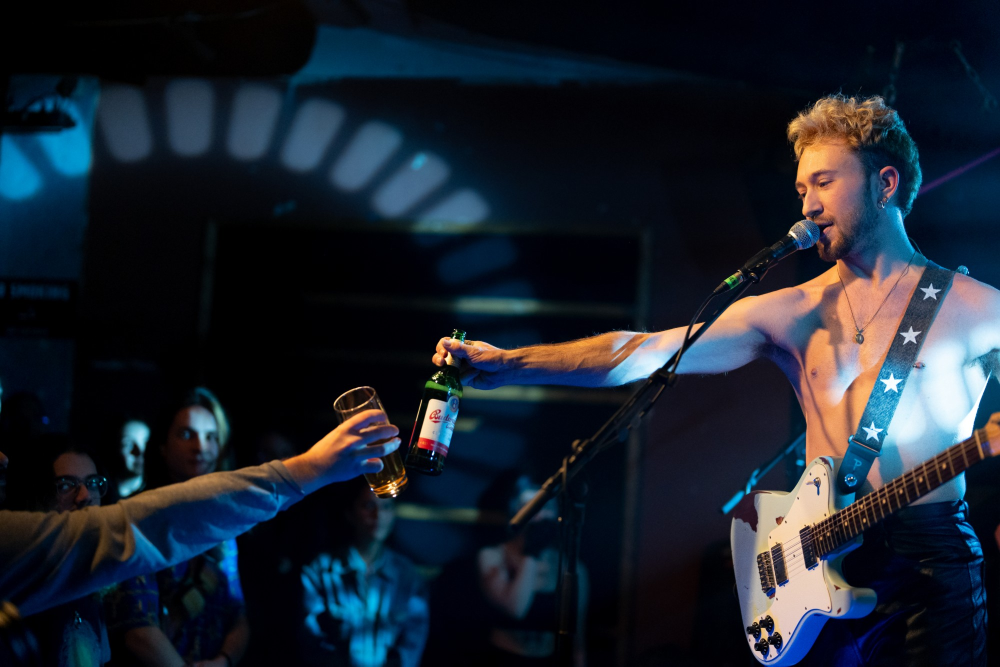
#> input picture tools/marni-came/sources/cheers-badehaus.jpg, 2000 x 1333 px, given in place of 417412541_926263995968841_17596110508459146_n.jpg, which was not available (shown at 1/2 size)
$ python print.py sources/cheers-badehaus.jpg
#> lines starting #> are read from the running program, lines starting #| are printed output that depends on the picture; after the words box and inside, x2 and y2 are one past the last pixel; in counts of white or black regions, pixels touching at a corner belong together; pictures that were not available may be replaced by others from this repository, and a replacement may not be noted
### tools/marni-came/treat.py
"""Marni Came's image treatments (board docs/prototypes/marni-came-mockups.html; spec
docs/superpowers/specs/2026-10-20-marni-came-case-study-design.md §4.3). Pillow only.

The brand grade, grain, the round lens, the burn (cut from real film-burn footage: burnfx.py, Liam 10-22) and doubled
(one moment only). `python3 tools/marni-came/treat.py <out_dir>` writes
every still the case study and the band site use.

Sources: MC_ARCHIVE (default ~/Documents/Marni Came), MC_VIDEO (the After Heartbreaks music video), and two stills
plus one Drive photo kept in tools/marni-came/sources/.
"""
import os, random, subprocess, sys, tempfile, itertools
from PIL import Image, ImageOps, ImageChops, ImageFilter, ImageDraw, ImageEnhance

Image.MAX_IMAGE_PIXELS = None
HERE = os.path.dirname(os.path.abspath(__file__))
ARCHIVE = os.path.expanduser(os.environ.get("MC_ARCHIVE", "~/Documents/Marni Came"))
VIDEO = os.path.expanduser(os.environ.get("MC_VIDEO", "~/Downloads/Marni Came - After Heartbreaks (Official music video).mp4"))
LIDO = os.path.expanduser(os.environ.get("MC_LIDO", "~/Documents/Marni Came/Premiere Pro projects/Drop dead live at lido FULL/DROP DEAD live at LIDO - full.mp4"))
G = os.path.join(ARCHIVE, "Gallery")
SRC = os.path.join(HERE, "sources")
BLACK, BONE = (10, 9, 8), (238, 234, 226)
TMP = tempfile.mkdtemp(prefix="mc-")


def frame(t, src=VIDEO, width=None):
    """One frame of a video at t seconds, as a PNG path (cached per call)."""
    out = os.path.join(TMP, f"{abs(hash((src, t, width)))}.png")
    if not os.path.exists(out):
        vf = ["-vf", f"scale={width}:-1"] if width else []
        subprocess.run(["ffmpeg", "-v", "error", "-y", "-ss", str(t), "-i", src, "-map", "0:v:0", "-frames:v", "1", *vf, out], check=True)
    return out


def load(p, size=None, centering=(0.5, 0.4)):
#> called with size = (3579, 5031), centering = (0.5, 0.4)
    im = ImageOps.exif_transpose(Image.open(p)).convert("RGB")
#> im is the input picture: PIL image 2000x1333 RGB; mean R, G, B 27.1, 34.5, 45.1
    return ImageOps.fit(im, size, Image.LANCZOS, centering=centering) if size else im
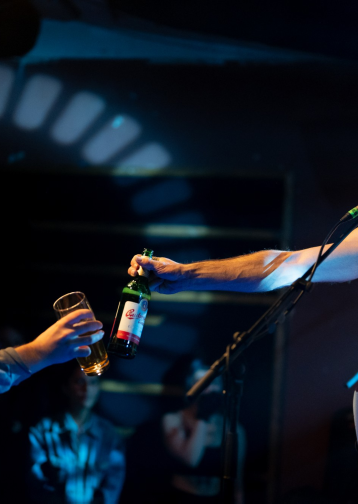
#> returned value: PIL image 3579x5031 RGB (shown at 1/10 size); mean R, G, B 15.4, 24.4, 35.5


def grade(im, lo=18, hi=225, gamma=1.15, contrast=1.25):
#> called with lo = 22, hi = 215, gamma = 1.15, contrast = 1.25
    g = ImageOps.autocontrast(ImageOps.grayscale(im), cutoff=0.6)
    lut = [0 if v < lo else 255 if v > hi else int(255 * ((v - lo) / (hi - lo)) ** gamma) for v in range(256)]
    g = ImageEnhance.Contrast(g.point(lut)).enhance(contrast)
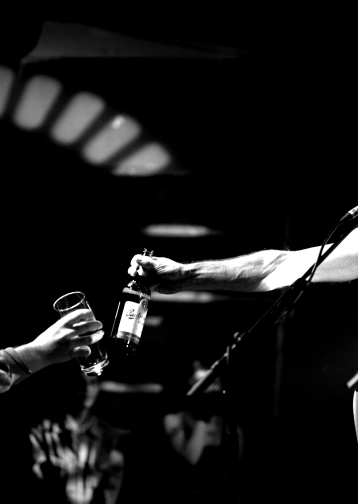
#> g: PIL image 3579x5031 L (shown at 1/10 size); min 0, max 255, mean 20.6
    return ImageOps.colorize(g, BLACK, BONE, mid=(116, 113, 108))
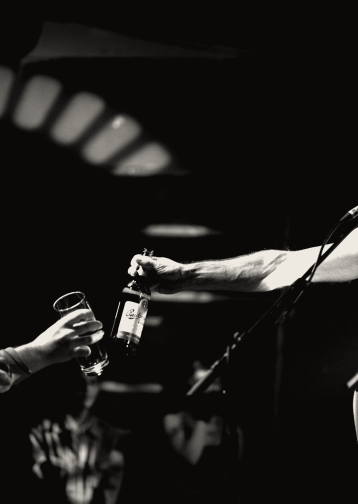
#> returned value: PIL image 3579x5031 RGB (shown at 1/10 size); mean R, G, B 27.6, 26.3, 24.7


# [4 lines left out: function grain, not called in this run]


def lens(im, inner=0.30, outer=0.62):
#> called with inner = 0.3, outer = 0.7
    w, h = im.size; m = Image.new("L", im.size, 0); r = min(w, h) * outer
#> after `w, h = im.size`: w = 3579; h = 5031
#> after `r = min(w, h) * outer`: r = 2505.3
    ImageDraw.Draw(m).ellipse((w / 2 - r, h / 2 - r, w / 2 + r, h / 2 + r), fill=255)
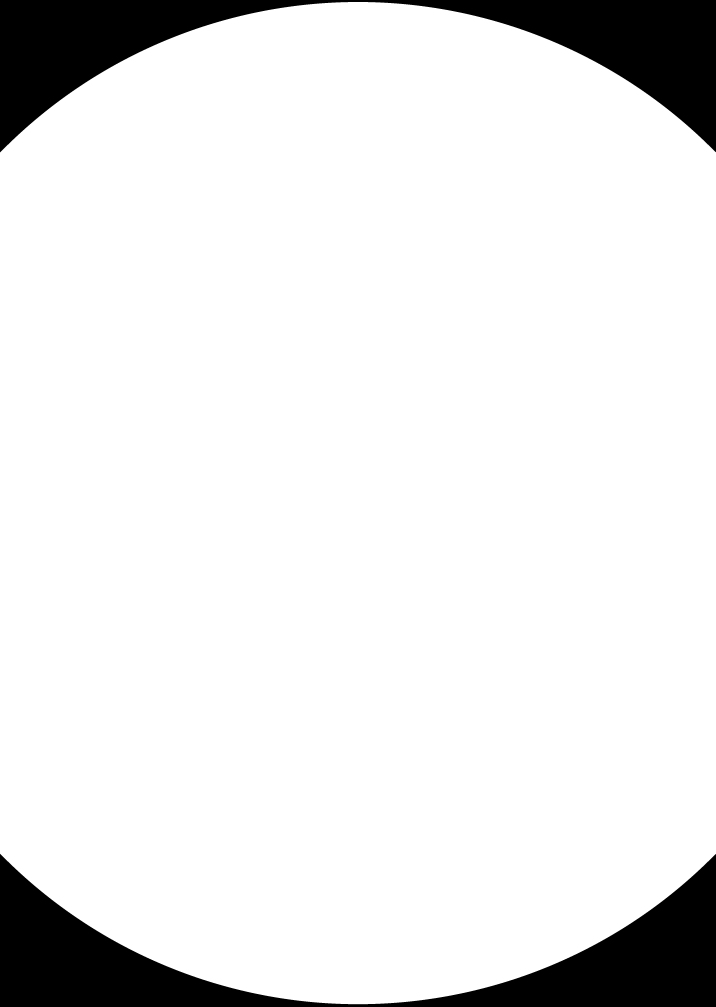
#> m: PIL image 3579x5031 L (shown at 1/5 size); 90.3% white; 2 black regions, box (x1, y1, x2, y2) and area: (0, 0, 3579, 762) 871502, (0, 4269, 3579, 5031) 871502
    m = m.filter(ImageFilter.GaussianBlur(min(w, h) * (outer - inner) * 0.6))
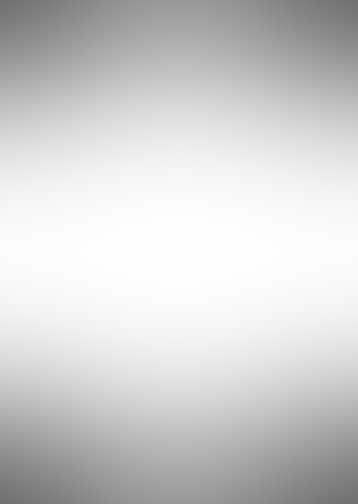
#> m: PIL image 3579x5031 L (shown at 1/10 size); min 111, max 254, mean 208
    return Image.composite(im, Image.new("RGB", im.size, BLACK), m)
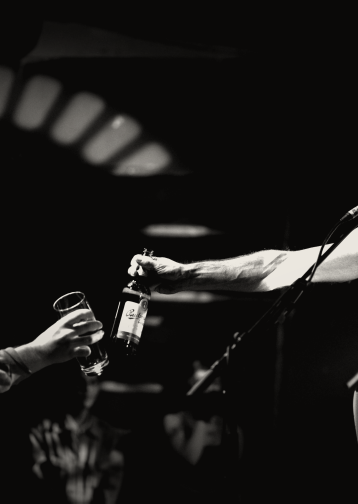
#> returned value: PIL image 3579x5031 RGB (shown at 1/10 size); mean R, G, B 25.7, 24.4, 22.9


# [7 lines left out: function slices, not called in this run]


def burn(im, light=None, pos=(0.5, 0.5), edge="l", reach=0.5, gamma=1.3, seed=None):
    """The burn on a still: one moment (or two) of real film-burn footage, placed and turned at random, in the brand's
    amber, screened in (burnfx.py; Liam 10-22: never the same burn twice). The old arguments only seed the choice now,
    so each picture keeps its own burn from one build to the next."""
    import hashlib, burnfx
    key = seed if seed is not None else int(hashlib.md5(f"{im.size}{pos}{edge}{reach}".encode()).hexdigest()[:8], 16)
    return burnfx.apply(im, burnfx.still(im.size, key))


# [103 lines left out: functions doubled, build, not called in this run]


# [2 lines that do not run on import are left out]

### tools/marni-came/burnfx.py
"""Marni Came's burn, cut from real film-burn footage (Liam, 2026-10-22: "Film Burn Overlay.mp4", tools/marni-came/sources/
film-burn.mp4). The After Heartbreaks video's burn is never the same twice: it changes shape, place and size, sometimes
comes from two sides at once, washes the whole frame for a moment, then leaves long dark gaps. So every burn here is a
different moment of the footage, at its own speed, size, rotation and flip, now and then two at once, with dark between.

The footage only says how much light there is; its colour comes from the brand's burn ramp (8D4802 → B36F0B → FFE1AA,
light only), screened over the picture. Never more than three flashes a second (the brand's rule, WCAG 2.3.1).

    track(seconds, fps, size, seed) -> list of L images (the burn's light, frame by frame); seamless when looped
    still(size, seed) -> one L image (a single burn, for a photograph)
    apply(rgb, light) -> rgb with the burn screened in
"""
import os, random, subprocess
from PIL import Image, ImageChops, ImageFilter, ImageOps

SRC = os.path.join(os.path.dirname(os.path.abspath(__file__)), "sources", "film-burn.mp4")
SRC_SECONDS = 73.7
WORK = (640, 329)   # the footage is soft; it's read small and enlarged

# the brand's burn ramp, from no light to full light
STOPS = [(0, (0, 0, 0)), (70, (0x8D, 0x48, 0x02)), (150, (0xB3, 0x6F, 0x0B)), (215, (0xFF, 0xE1, 0xAA)), (255, (0xFF, 0xF6, 0xE6))]


def _ramp():
    lut = [[], [], []]
    for v in range(256):
        for (a, ca), (b, cb) in zip(STOPS, STOPS[1:]):
            if a <= v <= b:
                k = (v - a) / (b - a)
                for c in range(3):
                    lut[c].append(int(ca[c] + (cb[c] - ca[c]) * k))
                break
    return lut


RAMP = _ramp()
# the footage's dim red haze would lift the whole frame to amber: only its brighter light burns through
LEVELS = [0 if v < 48 else int(255 * ((v - 48) / 200) ** 1.7) if v < 248 else 255 for v in range(256)]


def colour(light):
    """The burn's light as the brand's amber (L -> RGB)."""
    return Image.merge("RGB", [light.point(RAMP[c]) for c in range(3)])


# [5 lines left out: function apply, not called in this run]


def _read(start, seconds, fps):
    """A stretch of the footage as small L frames (luminance, weighted toward the warm channels where its light lives)."""
    w, h = WORK
    p = subprocess.run(["ffmpeg", "-v", "error", "-ss", f"{start:.3f}", "-t", f"{seconds:.3f}", "-i", SRC, "-vf",
                        f"fps={fps:.4f},scale={w}:{h}", "-f", "rawvideo", "-pix_fmt", "rgb24", "-"], capture_output=True, check=True).stdout
    out = []
    for i in range(len(p) // (w * h * 3)):
        im = Image.frombytes("RGB", (w, h), p[i * w * h * 3:(i + 1) * w * h * 3])
        out.append(im.convert("L", (0.55, 0.35, 0.10, 0)).point(LEVELS))
    return out


# [10 lines left out: function _place, not called in this run]


def _transform(rng):
    return (rng.choice([0, 0, 90, 180, 270]), rng.randrange(4), rng.uniform(1.0, 1.9), rng.random(), rng.random())


# [4 lines left out: function _coverage, not called in this run]


def still(size, seed, layers=None, wash=0.12):
    """One burn for a photograph: a moment with both light and dark in it (a part of the frame burns, the rest survives),
    placed and turned at random; sometimes two at once; now and then (wash) one that covers the whole frame."""
#> called with size = (3579, 5031), seed = 2293094179, wash = 0.12
    rng = random.Random(seed)
    n = layers or (2 if rng.random() < 0.35 else 1)
    whole = rng.random() < wash
    light = Image.new("L", size, 0)
    for _ in range(n):
        best = None
        for _try in range(30):
            f = _read(rng.uniform(0, SRC_SECONDS - 0.2), 0.05, 20)[0]
            lit, dark = _coverage(f)
            ok = (lit > 0.5) if whole else (0.06 < lit < 0.4 and dark > 0.35)
            if ok: best = f; break
            if best is None and lit > 0.04: best = f
        if best is None: continue
        # (re-roll a placement that zooms into the dark: the burn should show)
        for _try in range(10):
            placed = _place(best, size, _transform(rng))
            if _coverage(placed)[0] > (0.5 if whole else 0.05): break
        light = ImageChops.lighter(light, placed)
    # a still's burn falls off tighter than a moving one, so the picture stays black and white around it
    return light if whole else light.point(lambda v: int(255 * (v / 255) ** 1.5))


# [43 lines left out: functions _lit, track, not called in this run]


def _mean(im):
    h = im.histogram(); return sum(i * c for i, c in enumerate(h)) / (im.size[0] * im.size[1])


# [20 lines left out: functions flashes, _limit_flashes, not called in this run]

### tools/marni-came/print.py
"""The photographs for the print files (docs/marni-came/print/), treated at print size: the posters' and the sleeve's
pictures and the EPK's band portraits. The type is set over them by print.mjs, as the site sets it (poster.tsx).

Same treatments and sources as treat.py, run at 300 dpi; the grain is drawn at the web's scale and enlarged, so a print
reads like the screen. `python3 tools/marni-came/print.py <build_dir>`
"""
import os, sys
from PIL import Image, ImageFilter, ImageChops
import random
sys.path.insert(0, os.path.dirname(os.path.abspath(__file__)))
from treat import G, SRC, frame, load, grade, lens, burn   # noqa: E402

DPI = 300
MM = DPI / 25.4
px = lambda mm: round(mm * MM)
BLEED = 3


# [7 lines left out: function print_grain, not called in this run]


def build(out):
    os.makedirs(out, exist_ok=True)

    def save(im, name):
        p = os.path.join(out, name); im.save(p, quality=95, dpi=(DPI, DPI)); print(name, im.size)

    # A3 with bleed (the posters' 1200:1700 is A3's own shape)
    A3 = (px(297 + 2 * BLEED), px(420 + 2 * BLEED))
    light = None   # (the burn comes from the film-burn footage now: burnfx.py)
    lido = os.path.join(G, "Lido pictures BIMM")
    bh23 = os.path.join(G, "Badehaus 2023")
    sources = {
        "lido": (os.path.join(lido, "417412541_926263995968841_17596110508459146_n.jpg"), dict(lo=22, hi=215), (.3, .7), ((0.5, 0), "t", .45)),
        "badehaus-2024": (os.path.join(G, "Badehaus 2024/Ben's pics/2024-02-09 Imris badehaus shoot Colord ex1-OBD00681.jpg"), dict(lo=16, hi=215), (.3, .72), ((1, 0.5), "r", .4)),
        "end-of-term": (os.path.join(lido, "416839192_926264049302169_1082200003046739174_n.jpg"), dict(lo=14, hi=220), (.3, .75), ((0, 1), "b", .45)),
    }
    for name, (src, g, (inner, outer), (pos, edge, reach)) in sources.items():
        print(name, "source", Image.open(src).size)
        save(print_grain(burn(lens(grade(load(src, A3), **g), inner, outer), light, pos, edge, reach)), f"poster-{name}.jpg")
#> (the call stopped at in _read, `p = subprocess.run(["ffmpeg", "-v", "error", "-ss", f"{start:.3f}", "-..`: subprocess is not available in this run)
#> pass 2 of the loop in build, `for name, (src, g, (inner, outer), (pos, edge, reach)) in sources.item..`:
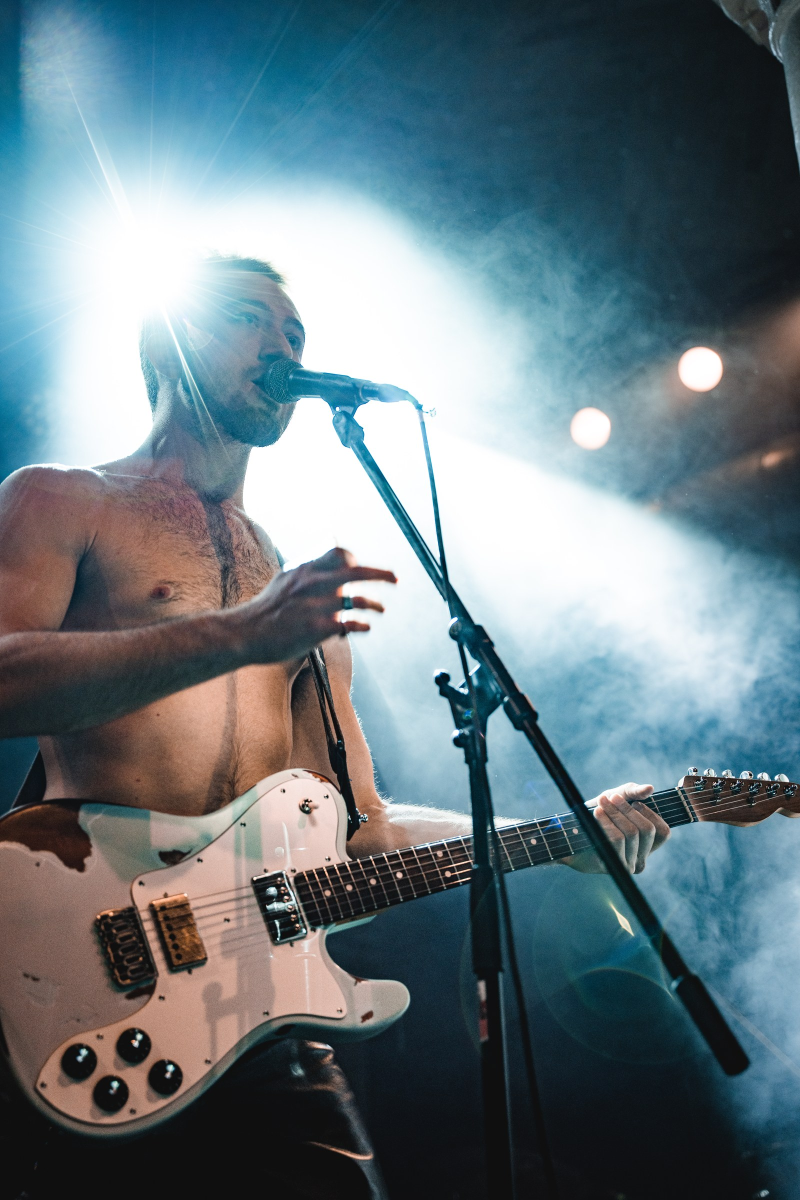
#> input picture tools/marni-came/sources/end-of-term-2022-DSC09253.jpg, 1600 x 2400 px, given in place of 2024-02-09 Imris badehaus shoot Colord ex1-OBD00681.jpg, which was not available (shown at 1/2 size)
#> in load, im is the input picture: PIL image 1600x2400 RGB; mean R, G, B 104.7, 121.4, 128.6
#> r = 2576.9
#> in lens (call 2), `ImageDraw.Draw(m).ellipse((w / 2 - r, h / 2 - r, w / 2 + r, h / 2 + r)..`:
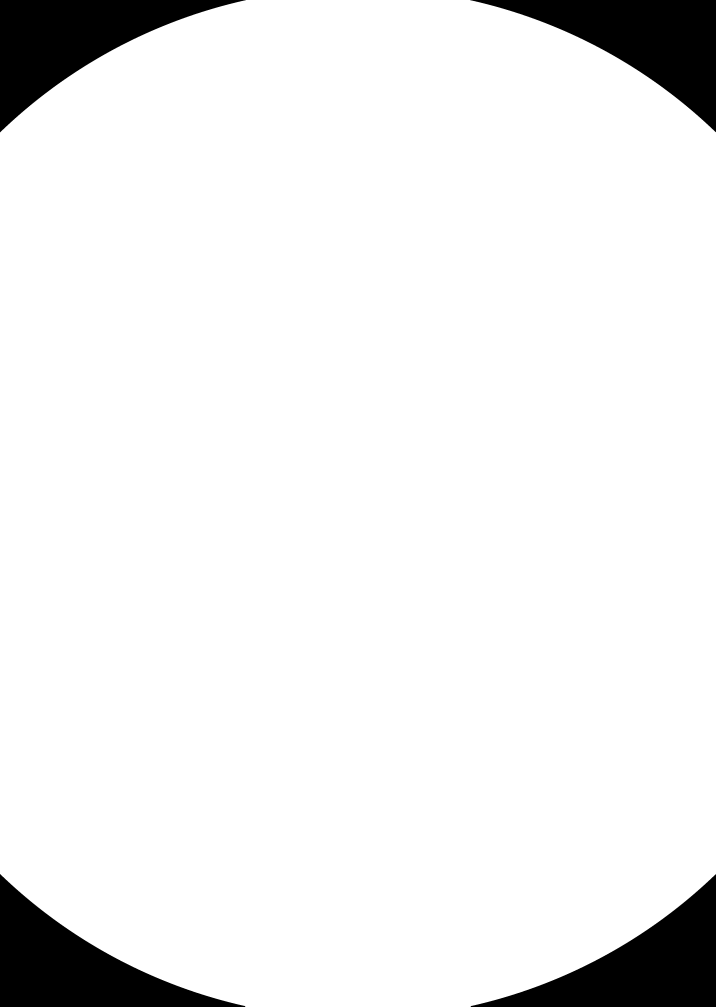
#> m: PIL image 3579x5031 L (shown at 1/5 size); 93% white; 4 black regions, box (x1, y1, x2, y2) and area: (0, 0, 1230, 662) 317552, (2350, 0, 3579, 661) 316890, (0, 4370, 1226, 5031) 316322, (2354, 4371, 3579, 5031) 315661
#> in lens (call 2), `return Image.composite(im, Image.new("RGB", im.size, BLACK), m)`:
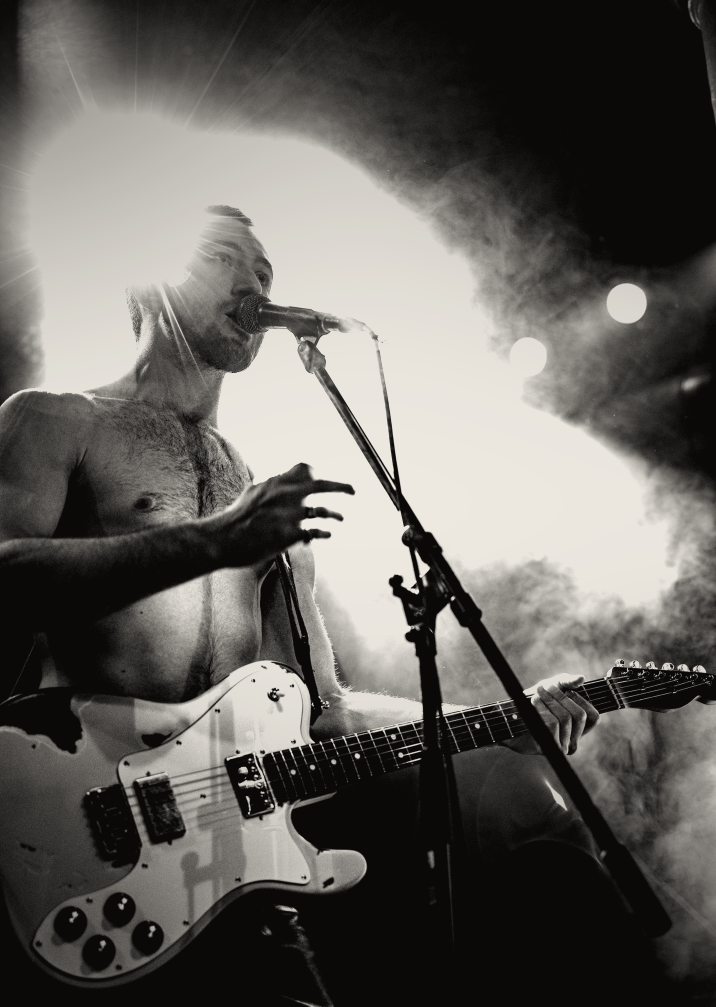
#> returned value: PIL image 3579x5031 RGB (shown at 1/5 size); mean R, G, B 99.3, 96.9, 93
    # Badehaus 2023 is framed: its photo sits inside the black margin (90% x 76% of the trim), the whole band at 11:43
    F = (px(297 * 0.9), px(420 * 0.76))
    st = frame(703, os.path.join(bh23, "Marni Came steady 1.MP4"))
    save(print_grain(burn(lens(grade(load(st, F), lo=8, hi=225), .32, .8), light, (0.5, 0), "t", .45)), "poster-badehaus-2023.jpg")

    # the 12" sleeve: the cover's master (3000 px), to 12" with bleed
    S = px(304.8 + 2 * BLEED)
    save(load(os.path.join(G, "After Heartbreaks/After Heartbreaks cover art design.jpg")).resize((S, S), Image.LANCZOS), "sleeve.jpg")

    # the EPK's portraits: the red-light session at full size (treat.py's crops, 4:5)
    rs = load(os.path.join(G, "12th March photoshoot edits/Red separated.jpg")); W, H = rs.size
    for name, (qx, qy), cx in (("sami", (0, 0), .40), ("liam", (1, 0), .55), ("pedro", (0, 1), .43), ("rikki", (1, 1), .40)):
        q = rs.crop((qx * W // 2, qy * H // 2, (qx + 1) * W // 2, (qy + 1) * H // 2)); Q = q.size[0]
        w = 0.66 * Q; h = w * 1.25; L = max(0, min(cx * Q - w / 2, Q - w)); T = 0.1 * Q
        im = grade(q.crop((int(L), int(T), int(L + w), int(T + h))), lo=2, hi=90, gamma=1.0, contrast=1.3)
        save(print_grain(im, .12, web_width=900), f"band-{name}.jpg")

    # the EPK's burned logo, at print size
    logo = Image.open(os.path.join(G, "logo/PNG/Marni Came logo.png")).crop((645, 733, 2840, 1751))
    tw, th = px(204), px(128)
    tile = Image.new("RGB", (tw, th), (10, 9, 8)); lw = round(tw * 0.69); l = logo.resize((lw, round(lw * logo.height / logo.width)), Image.LANCZOS)
    tile.paste(Image.new("RGB", l.size, (238, 234, 226)), ((tw - lw) // 2, (th - l.height) // 2), l)
    save(print_grain(burn(tile, None, (0, 0.5), "l", .85, 1.0), .12, web_width=1600), "burned.jpg")
    # the shirt's back: the single's cut faces as one-colour bone ink (alpha from light), fading out at the edges
    from PIL import ImageOps, ImageDraw
    g = ImageOps.autocontrast(ImageOps.grayscale(Image.open(os.path.join(G, "After Heartbreaks/After Heartbreaks cover art design.jpg"))), cutoff=1)
    a = g.point([0 if v < 40 else 255 if v > 235 else int(255 * ((v - 40) / 195) ** 1.15) for v in range(256)])
    w, h = a.size; m = Image.new("L", a.size, 0)
    ImageDraw.Draw(m).ellipse((w * 0.08, h * 0.04, w * 0.92, h * 0.98), fill=255)
    a = ImageChops.multiply(a, m.filter(ImageFilter.GaussianBlur(w * 0.06)))
    ink = Image.new("RGBA", a.size, (238, 234, 226, 0)); ink.putalpha(a)
    ink.save(os.path.join(out, "shirt-faces.png")); print("shirt-faces.png", ink.size)


if __name__ == "__main__":
#> (the run stopped early here; a loop or call above may not have finished)
